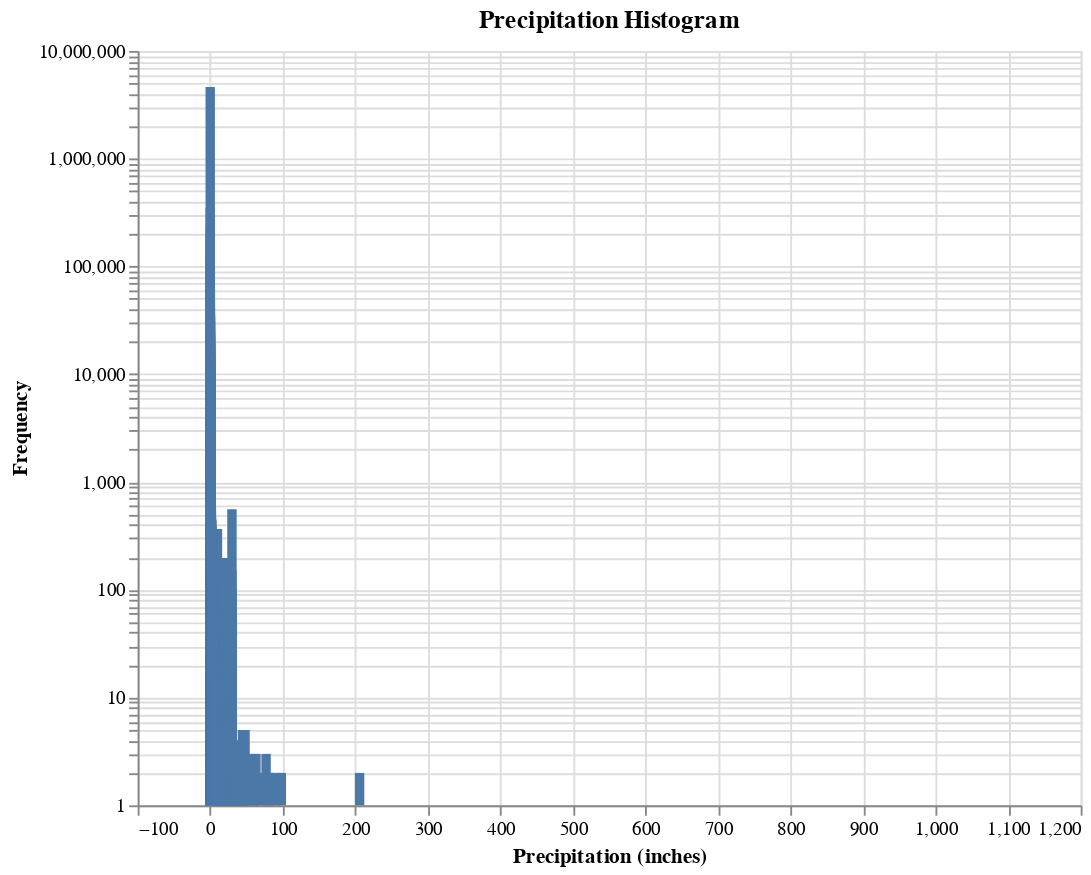

Notebook code cell kept with this figure:
### Code cell
title = alt.TitleParams('Precipitation Histogram', anchor='middle')
base = alt.Chart(X, title=title).encode(
    alt.X(
        'Precipitation(in)',
        #axis=alt.Axis(labelAngle=0),
        title='Precipitation (inches)'),
    alt.Y('count()', title='Frequency').scale(type='log')
).properties(
    width=500,
    height=400
)
base.mark_bar() + base.mark_text(align='center', dx=0, yOffset=-10)

### Figure 1 — Vega specification as saved in the notebook (floating-point values rounded to 4 significant figures; data arrays with more than 128 entries replaced by an {"elided": "..."} marker saying what was removed)
{"$schema": "https://vega.github.io/schema/vega/v5.json", "data": [{"name": "source_0", "values": {"elided": "1705 records"}}, {"name": "source_0_x_domain_Precipitation(in)", "values": [{"min": 0.0, "max": 1104.0}]}], "marks": [{"type": "rect", "name": "layer_0_marks", "from": {"data": "source_0"}, "encode": {"update": {"y2": {"signal": "scale('y', domain('y')[0])"}, "fill": {"value": "#4c78a8"}, "xc": {"field": "Precipitation(in)", "scale": "x"}, "y": {"field": "__count", "scale": "y"}, "width": {"value": 5}}}, "style": ["bar"]}, {"type": "text", "name": "layer_1_marks", "from": {"data": "source_0"}, "encode": {"update": {"baseline": {"value": "middle"}, "align": {"value": "center"}, "fill": {"value": "black"}, "dx": {"value": 0}, "y": {"field": "__count", "scale": "y", "offset": -10}, "x": {"field": "Precipitation(in)", "scale": "x"}}}, "style": ["text"]}], "scales": [{"name": "x", "type": "linear", "domain": [{"signal": "(data(\"source_0_x_domain_Precipitation(in)\")[0] || {}).min"}, {"signal": "(data(\"source_0_x_domain_Precipitation(in)\")[0] || {}).max"}], "range": [0, {"signal": "width"}], "nice": true, "zero": false, "padding": 5}, {"name": "y", "type": "log", "domain": {"data": "source_0", "field": "__count"}, "range": [{"signal": "height"}, 0], "nice": true}], "axes": [{"scale": "x", "minExtent": 0, "labels": false, "domain": false, "gridScale": "y", "ticks": false, "tickCount": {"signal": "ceil(width/40)"}, "aria": false, "maxExtent": 0, "zindex": 0, "grid": true, "orient": "bottom"}, {"scale": "y", "grid": true, "ticks": false, "gridScale": "x", "orient": "left", "labels": false, "domain": false, "zindex": 0, "aria": false, "maxExtent": 0, "minExtent": 0}, {"scale": "x", "labelOverlap": true, "zindex": 0, "tickCount": {"signal": "ceil(width/40)"}, "grid": false, "title": "Precipitation (inches)", "labelFlush": true, "orient": "bottom"}, {"scale": "y", "orient": "left", "grid": false, "labelOverlap": "greedy", "zindex": 0, "title": "Frequency"}], "title": {"text": "Precipitation Histogram", "frame": "group", "anchor": "middle"}, "padding": 5, "background": "white", "style": "cell", "width": 500, "height": 400}
